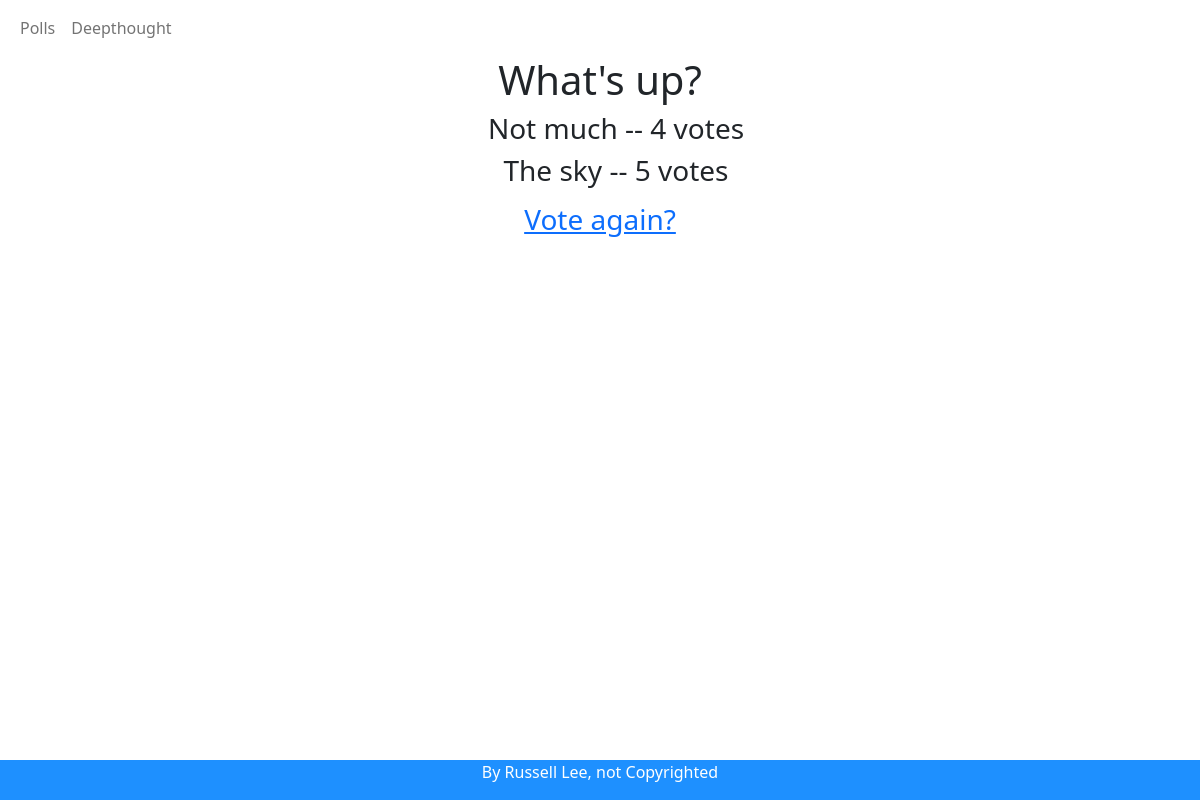
Page /polls/1/results/ on the committed database.
### polls/models.py (models this page shows, shortened)
class Question(models.Model):
    question_text = models.CharField(max_length=200)
    pub_date = models.DateTimeField('date published')

class Choice(models.Model):
    question = models.ForeignKey(Question, on_delete=models.CASCADE)
    choice_text = models.CharField(max_length=200)
    votes = models.IntegerField(default=0)

### polls/views.py (the view)
# urls.py: path('<int:pk>/results/', views.ResultsView.as_view(), name='results'),
class ResultsView(generic.DetailView):
    model = Question
    template_name = 'polls/results.html'

### polls/templates/polls/results.html (shortened to what this page needs)
<link rel="stylesheet" href="https://cdn.jsdelivr.net/npm/bootstrap@5.2.0/dist/css/bootstrap.min.css">
<header>
  <nav class="navbar navbar-expand-lg navbar-light bg-white">
    <div class="container-fluid">
      <div class="collapse navbar-collapse" id="navbarExample01">
        <ul class="navbar-nav me-auto mb-2 mb-lg-0">
          <li class="nav-item">
            <a class="nav-link" href="{% url 'polls:index' %}">Polls</a>
          </li>
          <li class="nav-item">
            <a class="nav-link" href="{% url 'polls:entryfield' %}">Deepthought</a>
          </li>
        </ul>
      </div>
    </div>
  </nav>
<header>
<h1 class="text-center">{{ question.question_text }}</h1>
<ul>
{% for choice in question.choice_set.all %}
    <h3 class="text-center">{{ choice.choice_text }} -- {{ choice.votes }} vote{{ choice.votes|pluralize }}</h3>
{% endfor %}
</ul>
<h3 class="text-center"><a href="{% url 'polls:detail' question.id %}">Vote again?</a></h3>
<div class="footer">
  <p>By Russell Lee, not Copyrighted</p>
</div>

### polls/templates/polls/results.html (style rules this page uses)
.footer { position: fixed; left: 0; bottom: 0; width: 100%; background-color: DodgerBlue; color: white; text-align: center; }

### rows in the picture
Question: question_text "What's up?"
Choice: choice_text "Not much", votes "4"
Choice: choice_text "The sky", votes "5"
